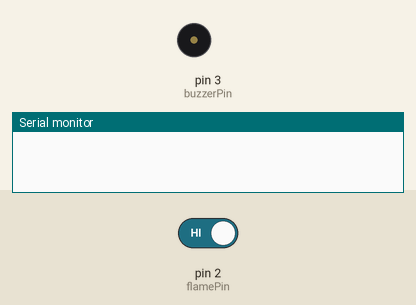
This sketch was run on a simulated Arduino Uno, built with avr-gcc and run on an emulated ATmega328P. Shown: buzzer (waves = sounding, pin HIGH), the last lines printed to the serial monitor. The inputs (shaded band) are chosen by the test bench; at power-on: pin 2 (flamePin) HIGH.

Above: at 2.8 s.
2.9 s: pin 2 (flamePin) driven LOW
At 3.4 s:
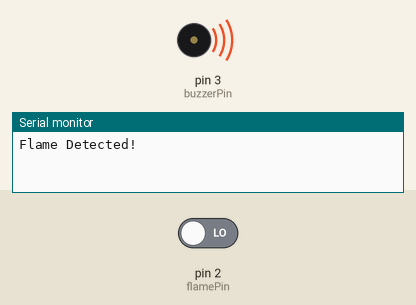
7.0 s: pin 2 (flamePin) driven HIGH
At 7.9 s:
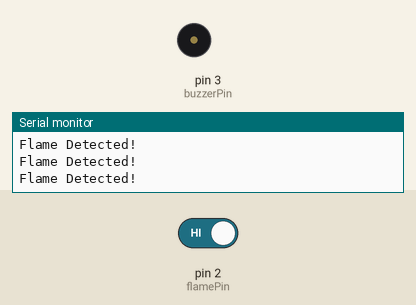
Timing chart, 0 to 10.0 s (numbered marks = the images above; inputs shaded):
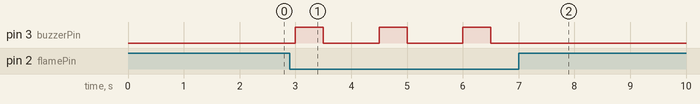

Measured:
- after the input at 2.9 s, pin 3 (buzzerPin): alternates HIGH for 0.50 s and LOW for 1.0 s, starting after 0.10 s
- after the input at 7.0 s, pin 3 (buzzerPin): stops changing and stays LOW

The sketch:

FlameSensorExplore.ino
```cpp
const int flamePin = 2;    // Digital pin where the flame sensor is connected
const int buzzerPin = 3;   // Digital pin where the buzzer is connected

void setup() {
  Serial.begin(9600);
  pinMode(flamePin, INPUT);
  pinMode(buzzerPin, OUTPUT);
}

void loop() {
  int flameValue = digitalRead(flamePin);

  if (flameValue == LOW) {
    Serial.println("Flame Detected!");

    // Trigger the buzzer for a short duration
    digitalWrite(buzzerPin, HIGH);
    delay(500);  // Adjust the duration as needed
    digitalWrite(buzzerPin, LOW);

    // You can add more actions or functions here when a flame is detected
  }

  delay(1000); // Adjust the delay time as needed
}
```
